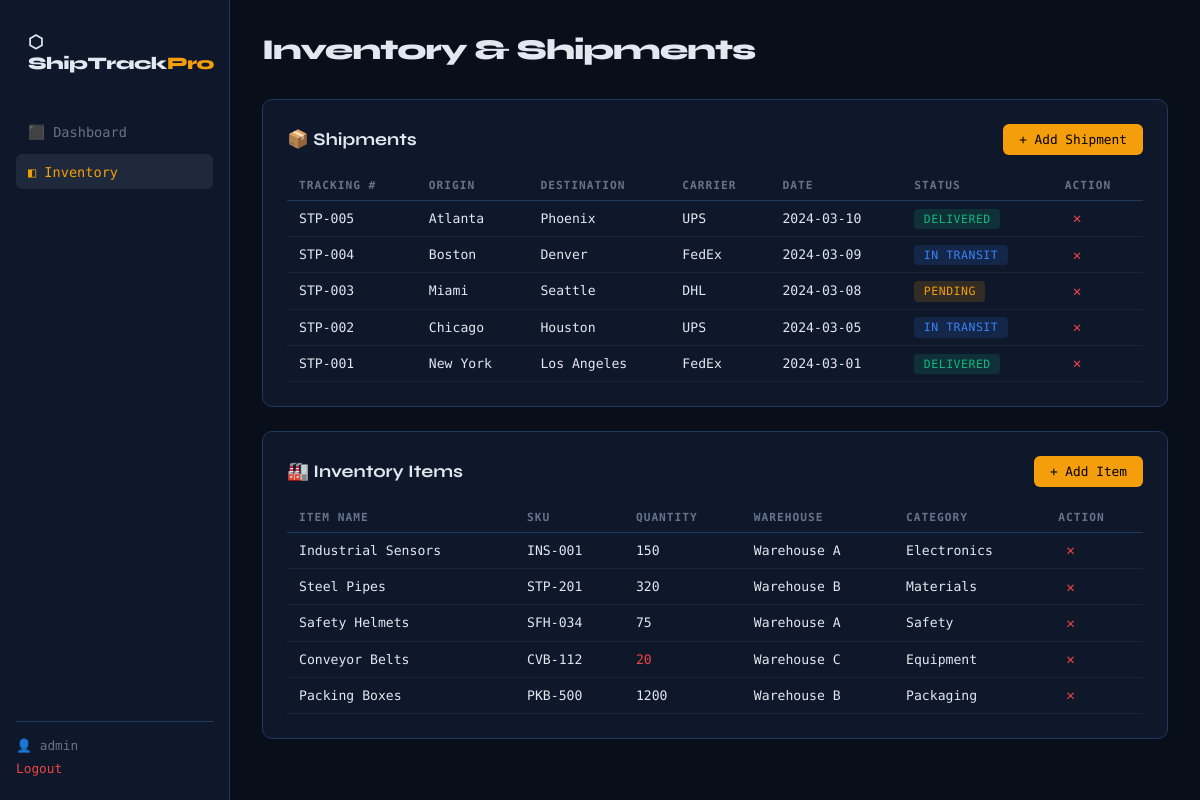
Page /inventory (signed in) on the committed database.
### models.py (models this page shows, shortened)
class User(UserMixin, db.Model):
    id = db.Column(db.Integer, primary_key=True)
    username = db.Column(db.String(80), unique=True, nullable=False)
    email = db.Column(db.String(120), unique=True, nullable=False)
    password_hash = db.Column(db.String(200))

class Shipment(db.Model):
    id = db.Column(db.Integer, primary_key=True)
    tracking_number = db.Column(db.String(50), unique=True, nullable=False)
    origin = db.Column(db.String(100))
    destination = db.Column(db.String(100))
    status = db.Column(db.String(50))  # Pending, In Transit, Delivered
    carrier = db.Column(db.String(50))
    date = db.Column(db.String(20))

class Inventory(db.Model):
    id = db.Column(db.Integer, primary_key=True)
    name = db.Column(db.String(100), nullable=False)
    sku = db.Column(db.String(50), unique=True)
    quantity = db.Column(db.Integer, default=0)
    warehouse = db.Column(db.String(100))
    category = db.Column(db.String(50))

### app.py (the view)
@app.route('/inventory')
@login_required
def inventory():
    items = Inventory.query.all()
    shipments = Shipment.query.order_by(Shipment.id.desc()).all()
    return render_template('inventory.html', items=items, shipments=shipments)

### app.py (called while the page is built)
@login_manager.user_loader
def load_user(user_id):
    return User.query.get(int(user_id))

### templates/inventory.html (shortened to what this page needs)
<!DOCTYPE html>
<html lang="en">
<head>
  <link rel="stylesheet" href="{{ url_for('static', filename='style.css') }}"/>
</head>
<body class="app-page">
  <nav class="sidebar">
    <div class="sidebar-brand">⬡ ShipTrack<span>Pro</span></div>
    <ul class="nav-links">
      <li><a href="/dashboard">⬛ Dashboard</a></li>
      <li class="active"><a href="/inventory">◧ Inventory</a></li>
    </ul>
    <div class="sidebar-footer">
      <span>👤 {{ current_user.username }}</span>
      <a href="/logout" class="logout-btn">Logout</a>
    </div>
  </nav>
  <main class="main-content">
    <div class="page-header">
      <h1>Inventory & Shipments</h1>
    </div>
    <div class="section-card">
      <div class="section-header">
        <h2>📦 Shipments</h2>
        <button class="btn-add" onclick="document.getElementById('addShipment').classList.toggle('hidden')">+ Add Shipment</button>
      </div>
      <table class="data-table">
        <thead>
          <tr><th>Tracking #</th><th>Origin</th><th>Destination</th><th>Carrier</th><th>Date</th><th>Status</th><th>Action</th></tr>
        </thead>
        <tbody>
          {% for s in shipments %}
          <tr>
            <td class="mono">{{ s.tracking_number }}</td>
            <td>{{ s.origin }}</td>
            <td>{{ s.destination }}</td>
            <td>{{ s.carrier }}</td>
            <td class="mono">{{ s.date }}</td>
            <td><span class="badge badge-{{ s.status | lower | replace(' ', '-') }}">{{ s.status }}</span></td>
            <td><a href="/delete_shipment/{{ s.id }}" class="btn-delete" onclick="return confirm('Delete this shipment?')">✕</a></td>
          </tr>
          {% endfor %}
        </tbody>
      </table>
    </div>
    <div class="section-card">
      <div class="section-header">
        <h2>🏭 Inventory Items</h2>
        <button class="btn-add" onclick="document.getElementById('addInventory').classList.toggle('hidden')">+ Add Item</button>
      </div>
      <table class="data-table">
        <thead>
          <tr><th>Item Name</th><th>SKU</th><th>Quantity</th><th>Warehouse</th><th>Category</th><th>Action</th></tr>
        </thead>
        <tbody>
          {% for item in items %}
          <tr>
            <td>{{ item.name }}</td>
            <td class="mono">{{ item.sku }}</td>
            <td class="qty {% if item.quantity < 50 %}low{% endif %}">{{ item.quantity }}</td>
            <td>{{ item.warehouse }}</td>
            <td>{{ item.category }}</td>
            <td><a href="/delete_inventory/{{ item.id }}" class="btn-delete" onclick="return confirm('Delete this item?')">✕</a></td>
          </tr>
          {% endfor %}
        </tbody>
      </table>
    </div>
  </main>
</body>
</html>

### static/style.css (style rules this page uses)
:root { --bg: #080e1a; --bg2: #0f172a; --bg3: #1e293b; --border: #1e3a5f; --text: #e2e8f0; --muted: #64748b; --accent: #f59e0b; --blue: #3b82f6; --green: #10b981; --red: #ef4444; --font-display: 'Syne', sans-serif; --font-mono: 'DM Mono', monospace; }
* { margin: 0; padding: 0; box-sizing: border-box; }
body { background: var(--bg); color: var(--text); font-family: var(--font-mono); min-height: 100vh; }
.app-page { display: flex; }
.sidebar { width: 230px; min-height: 100vh; background: var(--bg2); border-right: 1px solid var(--border); padding: 1.5rem 1rem; display: flex; flex-direction: column; position: fixed; top: 0; left: 0; bottom: 0; }
.sidebar-brand { font-family: var(--font-display); font-size: 1.1rem; font-weight: 800; color: var(--text); padding: 0.5rem 0.75rem; margin-bottom: 2rem; letter-spacing: -0.5px; }
.sidebar-brand span { color: var(--accent); }
.nav-links { list-style: none; flex: 1; }
.nav-links li { margin-bottom: 0.3rem; }
.nav-links li a { display: block; color: var(--muted); text-decoration: none; padding: 0.6rem 0.75rem; border-radius: 6px; font-size: 0.85rem; transition: all 0.2s; }
.nav-links li a:hover, .nav-links li.active a { background: var(--bg3); color: var(--text); }
.nav-links li.active a { color: var(--accent); }
.sidebar-footer { display: flex; flex-direction: column; gap: 0.5rem; font-size: 0.8rem; color: var(--muted); padding-top: 1rem; border-top: 1px solid var(--border); }
.logout-btn { color: var(--red); text-decoration: none; font-size: 0.8rem; }
.main-content { margin-left: 230px; flex: 1; padding: 2rem; }
.page-header { display: flex; align-items: center; gap: 1rem; margin-bottom: 2rem; }
.page-header h1 { font-family: var(--font-display); font-size: 1.8rem; font-weight: 800; letter-spacing: -1px; }
.mini-table, .data-table { width: 100%; border-collapse: collapse; font-size: 0.82rem; }
.mini-table th, .data-table th { text-align: left; color: var(--muted); font-size: 0.7rem; text-transform: uppercase; letter-spacing: 1px; padding: 0.5rem 0.75rem; border-bottom: 1px solid var(--border); }
.mini-table td, .data-table td { padding: 0.6rem 0.75rem; border-bottom: 1px solid rgba(30,58,95,0.4); color: var(--text); }
.mono { font-family: var(--font-mono); }
.badge { padding: 0.2rem 0.6rem; border-radius: 4px; font-size: 0.72rem; font-weight: 500; text-transform: uppercase; letter-spacing: 0.5px; }
.badge-delivered { background: rgba(16,185,129,0.15); color: var(--green); }
.badge-in-transit { background: rgba(59,130,246,0.15); color: var(--blue); }
.badge-pending { background: rgba(245,158,11,0.15); color: var(--accent); }
.section-card { background: var(--bg2); border: 1px solid var(--border); border-radius: 10px; padding: 1.5rem; margin-bottom: 1.5rem; }
.section-header { display: flex; justify-content: space-between; align-items: center; margin-bottom: 1rem; }
.section-header h2 { font-family: var(--font-display); font-size: 1.1rem; }
.btn-add { background: var(--accent); color: #000; border: none; padding: 0.5rem 1rem; border-radius: 6px; font-family: var(--font-mono); font-size: 0.8rem; font-weight: 500; cursor: pointer; transition: opacity 0.2s; }
.btn-delete { color: var(--red); text-decoration: none; font-size: 0.9rem; padding: 0.2rem 0.5rem; border-radius: 4px; transition: background 0.2s; }
.qty.low { color: var(--red); font-weight: 500; }

### rows in the picture
User: username "admin"
Shipment: tracking_number "STP-005", origin "Atlanta", destination "Phoenix", carrier "UPS", date "2024-03-10", status "DELIVERED"
Shipment: tracking_number "STP-004", origin "Boston", destination "Denver", carrier "FedEx", date "2024-03-09", status "IN TRANSIT"
Shipment: tracking_number "STP-003", origin "Miami", destination "Seattle", carrier "DHL", date "2024-03-08", status "PENDING"
Shipment: tracking_number "STP-002", origin "Chicago", destination "Houston", carrier "UPS", date "2024-03-05", status "IN TRANSIT"
Shipment: tracking_number "STP-001", origin "New York", destination "Los Angeles", carrier "FedEx", date "2024-03-01", status "DELIVERED"
Inventory: name "Industrial Sensors", sku "INS-001", quantity "150", warehouse "Warehouse A", category "Electronics"
Inventory: name "Steel Pipes", sku "STP-201", quantity "320", warehouse "Warehouse B", category "Materials"
Inventory: name "Safety Helmets", sku "SFH-034", quantity "75", warehouse "Warehouse A", category "Safety"
Inventory: name "Conveyor Belts", sku "CVB-112", quantity "20", warehouse "Warehouse C", category "Equipment"
Inventory: name "Packing Boxes", sku "PKB-500", quantity "1200", warehouse "Warehouse B", category "Packaging"
